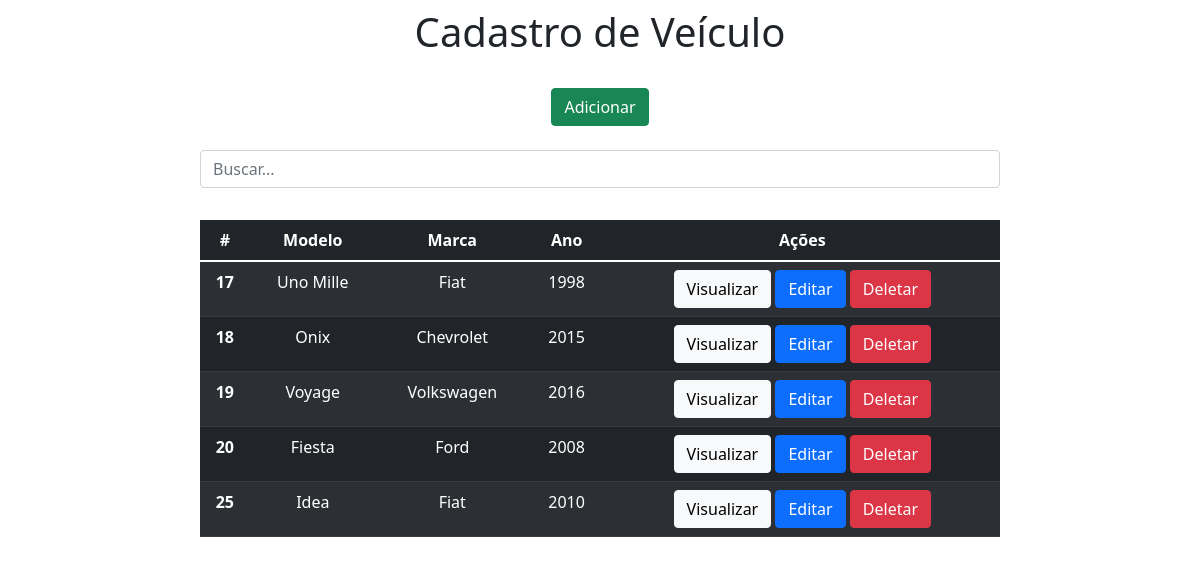
The page / on the database its author committed.
### app/models.py (models this page shows)
class Carros(models.Model):
    modelo = models.CharField(max_length=150)
    marca = models.CharField(max_length=100)
    ano = models.IntegerField()

### app/views.py (the view)
# urls.py: 2. Add a URL to urlpatterns:  path('', views.home, name='home')
def home(request):
    data = {}
    search = request.GET.get('search')
    if search:
        data['db'] = Carros.objects.filter(modelo__icontains=search)
    else:
        data['db'] = Carros.objects.all()
    return render(request, 'index.html', data)

### app/templates/index.html (shortened to what this page needs)
<!DOCTYPE html>
<html lang="pt-br">
<head>
    <link href="https://cdn.jsdelivr.net/npm/bootstrap@5.1.1/dist/css/bootstrap.min.css" rel="stylesheet">
</head>
<body>
    <div class="col-8 m-auto pt-2 pb-2 text-center">
        <h1>Cadastro de Veículo</h1>
    </div>
    <div class="col-8 m-auto pt-3 pb-2 text-center">
        <a href="/form" class="btn btn-success">Adicionar</a>
    </div>
    <div class="col-8 m-auto pt-3 pb-2 text-center">
        <form method="get">
            <input type="text" id="search" name="search" class="form-control" placeholder="Buscar...">
        </form>
    </div>
    <div class="col-8 m-auto pt-4 pb-2 text-center">
        <table class="table table-striped table-dark">
          <thead>
            <tr>
              <th scope="col">#</th>
              <th scope="col">Modelo</th>
              <th scope="col">Marca</th>
              <th scope="col">Ano</th>
              <th scope="col">Ações</th>
            </tr>
          </thead>
          <tbody>
          {% for dbs in db %}
            <tr>
              <th>{{dbs.id}}</th>
              <td>{{dbs.modelo}}</td>
              <td>{{dbs.marca}}</td>
              <td>{{dbs.ano}}</td>
              <td>
                  <a href="/view/{{dbs.id}}/" class="btn btn-light">Visualizar</a>
                  <a href="/edit/{{dbs.id}}/" class="btn btn-primary">Editar</a>
                  <a href="/delete/{{dbs.id}}/" class="btn btn-danger btnDel">Deletar</a>
              </td>
            </tr>
          {% endfor%}
          </tbody>
        </table>
    </div>
    {% load static %}
</body>
</html>

### rows shown on the page
Carros: id "17", modelo "Uno Mille", marca "Fiat", ano "1998"
Carros: id "18", modelo "Onix", marca "Chevrolet", ano "2015"
Carros: id "19", modelo "Voyage", marca "Volkswagen", ano "2016"
Carros: id "20", modelo "Fiesta", marca "Ford", ano "2008"
Carros: id "25", modelo "Idea", marca "Fiat", ano "2010"
